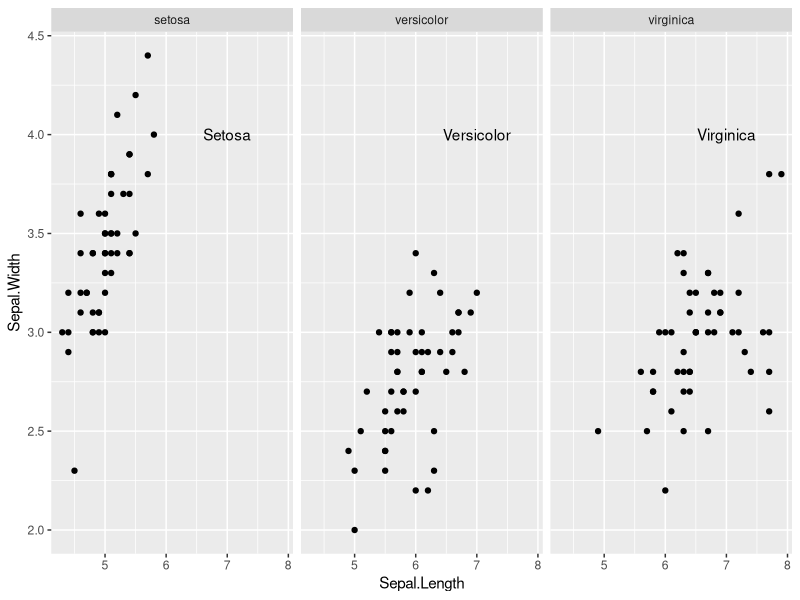
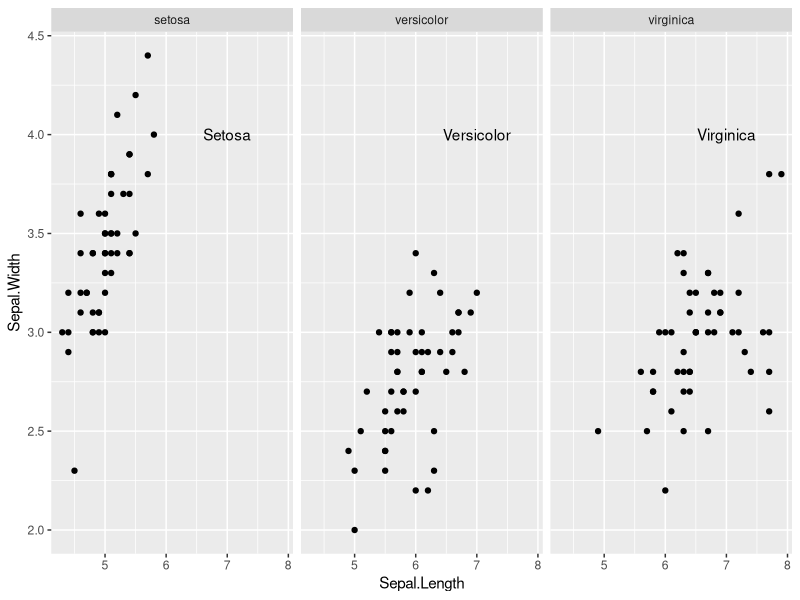

Source code (R) for these figures, in order:
## ---- chunk 1
library(ggplot2)
## ---- chunk 2
iris_plot <- ggplot(iris, aes(x = Sepal.Length, y = Sepal.Width)) +
  geom_point() +
  facet_grid(. ~ Species)
## ---- chunk 3
f_labels <- data.frame(Species = c("setosa", "versicolor", "virginica"), 
                       label = c("Setosa", "Versicolor", "Virginica"))
## ---- chunk 4
iris_plot +
  geom_text(x = 7, y = 4, aes(label = label), data = f_labels)
## ---- chunk 5
labs(title = 'Iris', 
     x = 'Sepal length', 
     y = 'Sepal width',
     caption = 'By James, DV, THU, 2024')
## ---- chunk 6
theme(plot.title = element_text(hjust = 0.5, size = 20))
## ---- chunk 7
library(ggplot2)
## ---- chunk 8
iris_plot <- ggplot(iris, aes(x = Sepal.Length, y = Sepal.Width)) +
  geom_point() +
  facet_grid(. ~ Species)
## ---- chunk 9
f_labels <- data.frame(Species = c("setosa", "versicolor", "virginica"), 
                       label = c("Setosa", "Versicolor", "Virginica"))
## ---- chunk 10
iris_plot +
  geom_text(x = 7, y = 4, aes(label = label), data = f_labels)
## ---- chunk 11
labs(title = 'Iris', 
     x = 'Sepal length', 
     y = 'Sepal width',
     caption = 'By James, DV, THU, 2024')
## ---- chunk 12
theme(plot.title = element_text(hjust = 0.5, size = 20))
